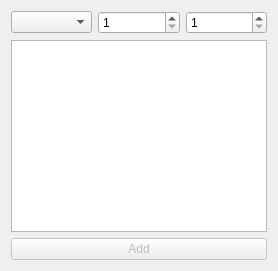
<?xml version="1.0" encoding="UTF-8"?>
<ui version="4.0">
 <class>VerseEntry</class>
 <widget class="QWidget" name="VerseEntry">
  <property name="windowTitle">
   <string>Verse Entry</string>
  </property>
  <layout class="QVBoxLayout" name="VLVerseEntry">
   <item>
    <layout class="QHBoxLayout" name="HLLocation">
     <item>
      <widget class="QComboBox" name="CBBibleBook"/>
     </item>
     <item>
      <widget class="QSpinBox" name="SBChapterNo">
       <property name="minimum">
        <number>1</number>
       </property>
       <property name="maximum">
        <number>150</number>
       </property>
      </widget>
     </item>
     <item>
      <widget class="QSpinBox" name="SBVerseNo">
       <property name="minimum">
        <number>1</number>
       </property>
       <property name="maximum">
        <number>176</number>
       </property>
      </widget>
     </item>
    </layout>
   </item>
   <item>
    <widget class="QPlainTextEdit" name="PTEVerseText"/>
   </item>
   <item>
    <widget class="QPushButton" name="PBAdd">
     <property name="enabled">
      <bool>false</bool>
     </property>
     <property name="text">
      <string>Add</string>
     </property>
    </widget>
   </item>
  </layout>
 </widget>
 <resources/>
 <connections/>
</ui>
